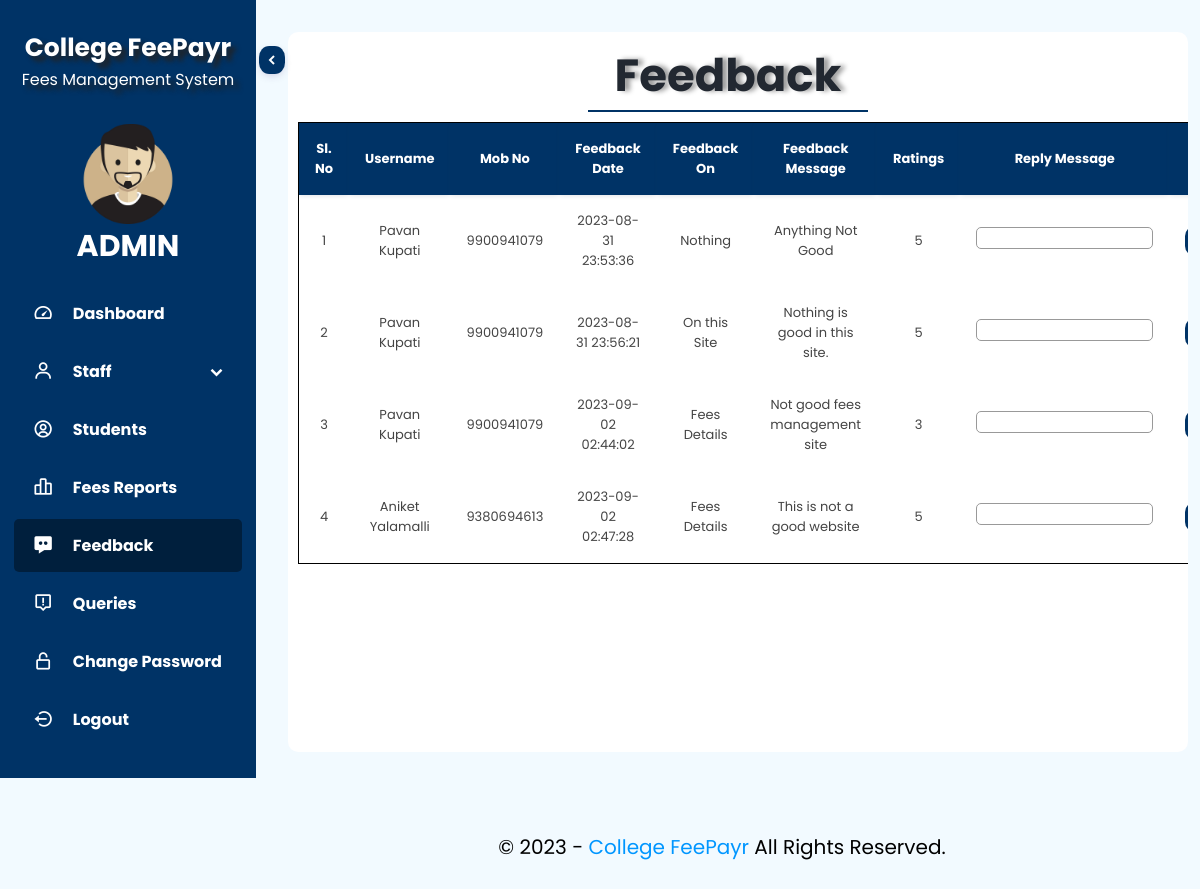
/AdminPages/admin_feedback.php (signed in), run on the app's committed database.
### tables this page shows
CREATE TABLE `feedback` (
  `fid` int(10) NOT NULL,
  `name` varchar(100) NOT NULL,
  `mobile` bigint(10) NOT NULL,
  `fdate` timestamp NOT NULL DEFAULT current_timestamp(),
  `fon` varchar(200) NOT NULL,
  `fmsg` varchar(1000) NOT NULL,
  `rating` int(10) NOT NULL,
  `replymsg` varchar(1000) NOT NULL
);

### AdminPages/admin_feedback.php (the view, shortened to what this page needs)
<?php
if(isset($_SESSION['username']))
{
?>
<!DOCTYPE html>
<html lang="en">
  <head>
    <link href='https://unpkg.com/boxicons@2.1.4/css/boxicons.min.css' rel='stylesheet'>
    <link rel="stylesheet" href="./CSS/sidebar.css">
    <link rel="stylesheet" href="./CSS/viewstaff.css">
  </head>
  <body>
    <nav>
      <div class="sidebar-top">
        <span class="shrink-btn">
          <i class="bx bxs-chevron-left"></i>
        </span>
        <h3>College FeePayr</h3>
        <p>Fees Management System</p>
      </div>
      <div class="profile">
        <div class="pic">
          <img src="../SVG/ceo.png" alt="Admin" />
        </div>
        <p>ADMIN</p>
      </div>
      <div class="sidebar-links">
        <ul>
          <li>
            <a href="admin_home.php" data-active="0">
              <div class="icon">
                <i class="bx bx-tachometer"></i>
              </div>
              <span class="link hide">Dashboard</span>
            </a>
          </li>
          <li>
            <a href="#" data-active="1" class="staff">
              <div class="icon">
                <i class="bx bx-user"></i>
              </div>
              <span class="link hide">Staff</span>
              <i class="bx bxs-chevron-down left"></i>
            </a>
          </li>
          <li>
            <a href="admin_student.php" data-active="2">
              <div class="icon">
                <i class="bx bx-user-circle"></i>
              </div>
              <span class="link hide">Students</span>
            </a>
          </li>
          <li>
            <a href="admin_fees_report.php" data-active="3">
              <div class="icon">
                <i class="bx bx-bar-chart-alt-2"></i>
              </div>
              <span class="link hide">Fees Reports</span>
            </a>
          </li>
          <li>
            <a href="admin_feedback.php" data-active="4" class="active">
              <div class="icon">
                <i class="bx bxs-message-dots"></i>
              </div>
              <span class="link hide">Feedback</span>
            </a>
          </li>
          <li>
            <a href="admin_queries.php" data-active="5">
              <div class="icon">
                <i class="bx bx-message-alt-error"></i>
              </div>
              <span class="link hide">Queries</span>
            </a>
          </li>
          <li>
            <a href="admin_change_password.php" data-active="6">
              <div class="icon">
                <i class="bx bx-lock-open-alt"></i>
              </div>
              <span class="link hide">Change Password</span>
            </a>
          </li>
          <li>
            <a href="./logout.php" data-active="7">
              <div class="icon">
                <i class="bx bx-log-out-circle"></i>
              </div>
              <span class="link hide">Logout</span>
            </a>
          </li>
        </ul>
      </div>
    </nav>
    <main>
      <div class="vpmaincontainer">
        <div class="vpcontainer">
          <center>
            <h2><b>Feedback</b></h2>
          </center>
          <hr />
          <table>
            <tr>
              <th>Sl. No</th>
              <th>Username</th>
              <th>Mob No</th>
              <th>Feedback Date</th>
              <th>Feedback On</th>
              <th>Feedback Message</th>
              <th>Ratings</th>
              <th>Reply Message</th>
              <th>Action</th>
            </tr>
            <?php
              $connect = mysqli_connect("localhost", "root", "", "collegefeepayr");
              if(!$connect)
              {
                die("Could not connect to the MySQL Database...".mysqli_error());
              }
              else{
                $query = "select * from feedback";
                $result = mysqli_query($connect, $query) or die("Could not execute Feedback Query");
                if(mysqli_num_rows($result)<1)
                {
                  ?>
                  <tr><td>No records Found</td></tr>
                  <?php
                }else{
                $slno = 0;
                while($row = mysqli_fetch_array($result))
                {
                  $slno++;
                ?>
                  <form action="#" method="post">
                <tr>
                    <td><?php echo $slno; ?></td>
                    <td><?php echo $row['name']; ?></td>
                    <td><?php echo $row['mobile']; ?></td>
                    <td><?php echo $row['fdate']; ?></td>
                    <td><?php echo $row['fon']; ?></td>
                    <td><?php echo $row['fmsg']; ?></td>
                    <td><?php echo $row['rating']; ?></td>
                    <td><textarea rows="1" style="resize: none; border: 1px solid #999; padding: 5px 0px 0 0; border-radius: 5px;" name="replymessage" ><?php echo $row['replymsg']; ?> </textarea></td>
                    <td><input type="submit" class="btn" name="reply" value="Reply"></td>
                  </form>
                <?php
                }}
              }
            ?>
          </table>
        </div>
      </div>
      <p class="copyright">
        &copy; 2023 - <span>College FeePayr</span> All Rights Reserved.
      </p>
    </main>
  </body>
</html>
<?php
}else
{
  header("Location:../index.php");
  exit();
}
?>

### AdminPages/CSS/sidebar.css (style rules this page uses)
*, *::before, *::after { padding: 0; margin: 0; box-sizing: border-box; list-style: none; }
:root { --main-color: #003366; --main-color-dark: #00274e; --main-color-light: #004f9e; --text-color: #fff; }
body { font-family: "Poppins", sans-serif; overflow-x: hidden; background-color: rgba(0, 175, 255, 0.05); min-height: 100vh; display: flex; position: relative; }
nav { position: sticky; top: 0; left: 0; height: 100%; background-color: var(--main-color); width: 16rem; padding: 1.8rem 0.85rem; color: #fff; transition: width 0.5s ease; }
.sidebar-top h3 { font-size: 25px; text-shadow: 5px 5px 5px #222; }
.sidebar-top p { text-shadow: 5px 5px 5px #222; transition: 0.3s; }
.hide { transition: opacity 0.4s 0.2s; }
.sidebar-top { display: flex; flex-direction: column; align-items: center; position: relative; margin: 0 0 1rem 0; }
.profile .pic { margin-top: 2rem; display: flex; align-items: center; justify-content: center; }
.profile .pic img { width: 100px; height: 100px; transition: 0.5s ease; }
.profile p { color: #fff; margin-bottom: 1rem; text-align: center; font-weight: 601; font-size: 30px; transition: 0.5s ease; }
.sidebar-links { position: relative; }
.sidebar-links li { position: relative; padding: 2.5px 0; }
.sidebar-links a { color: var(--text-color); font-weight: 601; font-size: 1rem; display: flex; align-items: center; height: 53px; transition: 0.5s ease; border-radius: 5px; text-decoration: none; }
.icon { min-width: 3.7rem; display: grid; grid-template-columns: 1fr; grid-template-rows: 1fr; font-size: 1.3rem; text-align: center; }
.icon i { grid-column: 1 / 2; grid-row: 1 / 2; transition: 0.3s ease; }
.icon i:last-child { opacity: 0; color: #fff; }
.sidebar-links .active, .sidebar-links a:hover { color: #fff; }
.sidebar-links a .link { transition: opacity 0.3s 0.2, color 0.3s; }
.sidebar-links a.active i:last-child { opacity: 1; }
.shrink-btn { position: absolute; top: 50%; height: 28px; padding: 0 0.3rem; background-color: var(--main-color); right: -2.65rem; transform: translateY(-50%) translateX(-8px); opacity: 0; border-radius: 40%; cursor: pointer; pointer-events: none; box-shadow: 0 3px 10px -3px rgba(70, 46, 118, 0.3); transition: 0.3s ease; }
.shrink-btn i { line-height: 28px; transition: 0.3s ease; }
nav::before { content: ""; position: absolute; width: 2rem; height: 100%; top: 0; left: 100%; }
.staff { transition: 0.3s ease; cursor: pointer; }
.staff .left { margin-left: 95px; font-size: 20px; text-align: end; transition: 0.5s ease; }
a.active { background-color: rgb(0, 0, 0, 0.4); transition: background 0.5s ease; }
.copyright { margin-top: 10rem; font-size: 1.25rem; text-align: center; }
.copyright span { color: #7b3bfc; }

### AdminPages/CSS/viewstaff.css (style rules this page uses)
.vpmaincontainer { margin: 2rem 0 0 2rem; width: 75vw; min-height: 90vh; }
.vpcontainer { font-size: 13px; padding: 0 20px 0 0; margin-top: 10px; background-color: #fff; border-radius: 10px; height: 90vh; overflow: scroll; }
.vpcontainer h2 { margin-top: 10px; text-shadow: 5px 0px 5px rgba(0, 0, 0, 0.4); color: #222831; font-size: 45px; }
.vpcontainer hr { border: 1px solid #003366; margin-top: 0px; margin-bottom: 10px; margin-left: 300px; margin-right: 300px; }
.vpcontainer table { margin: 10px; border-collapse: collapse; width: 100%; border: 1px solid black; color: #444; transition: transform 0.2s; }
.vpcontainer th { text-align: center; padding: 16px; background-color: #003366; color: white; box-shadow: 0 2px 4px -1px rgba(57, 76, 96, .15); }
.vpcontainer td { text-align: center; padding: 16px; }
.vpcontainer tr { cursor: pointer; }
.vpcontainer .btn { background-color: #003366; color: white; text-align: center; border: none; cursor: pointer; border-radius: 10px; width: 150px; padding: 7.5px 0; }
.copyright { margin-top: 80px; text-align: center; font-size: 1.25rem; }
.copyright { margin-bottom: 2.5rem; }
.copyright span { color: #0096FF; }

### data on the page
feedback: name "Pavan Kupati", mobile "9900941079", fdate "2023-08-31 23:53:36", fon "Nothing", fmsg "Anything Not Good", rating "5"
feedback: name "Pavan Kupati", mobile "9900941079", fdate "2023-08-31 23:56:21", fon "On this Site", fmsg "Nothing is good in this site.", rating "5"
feedback: name "Pavan Kupati", mobile "9900941079", fdate "2023-09-02 02:44:02", fon "Fees Details", fmsg "Not good fees management site", rating "3"
feedback: name "Aniket Yalamalli", mobile "9380694613", fdate "2023-09-02 02:47:28", fon "Fees Details", fmsg "This is not a good website", rating "5"
